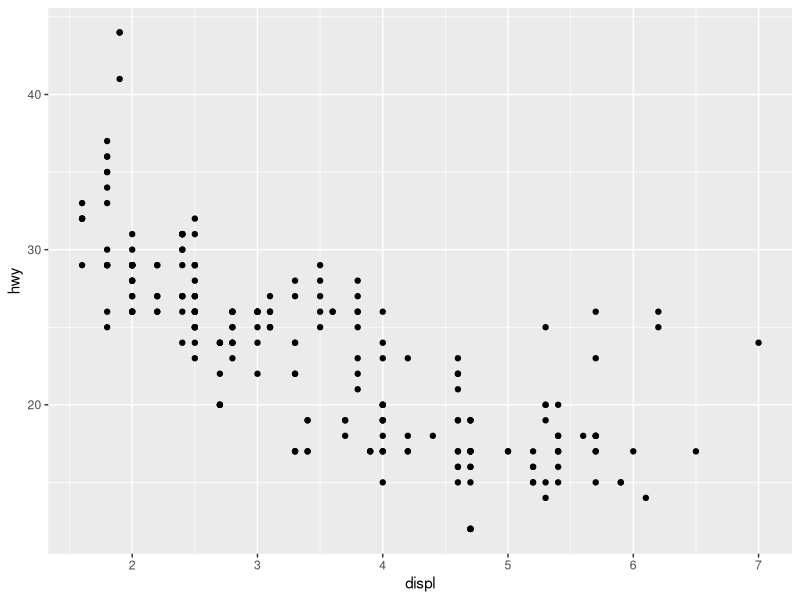
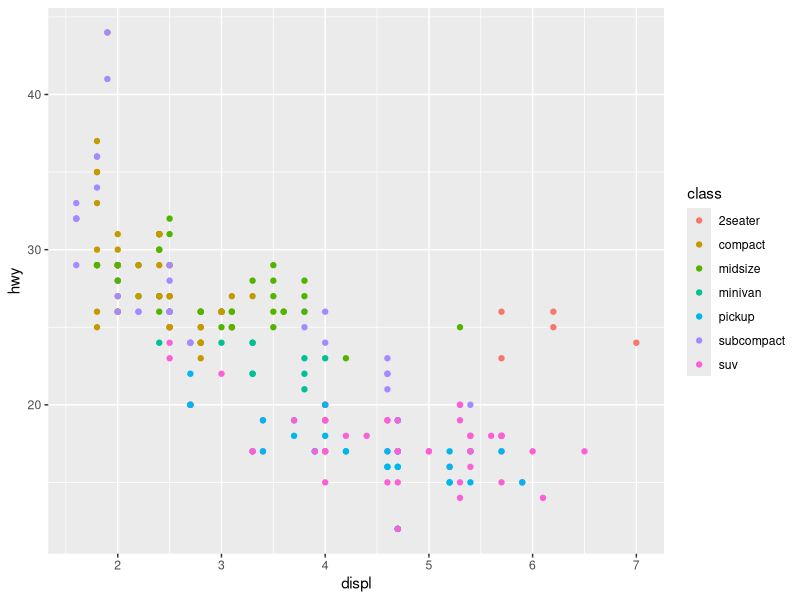
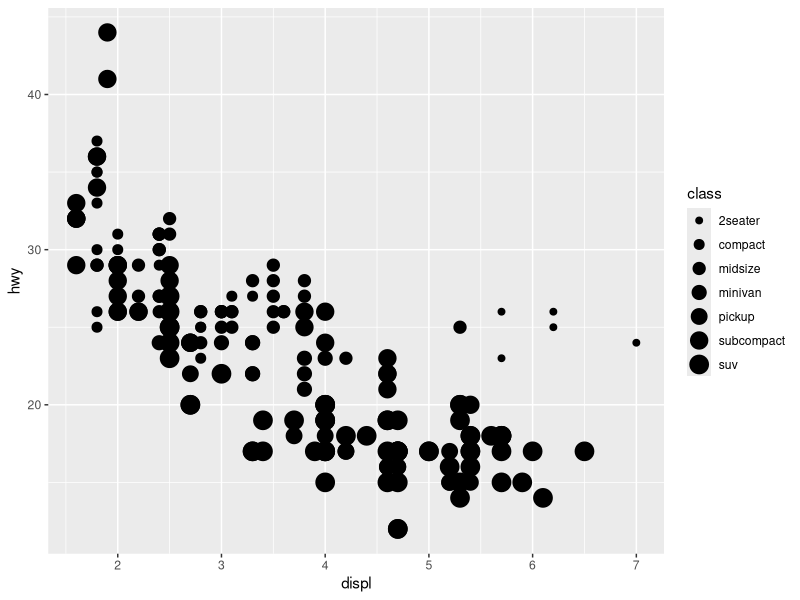
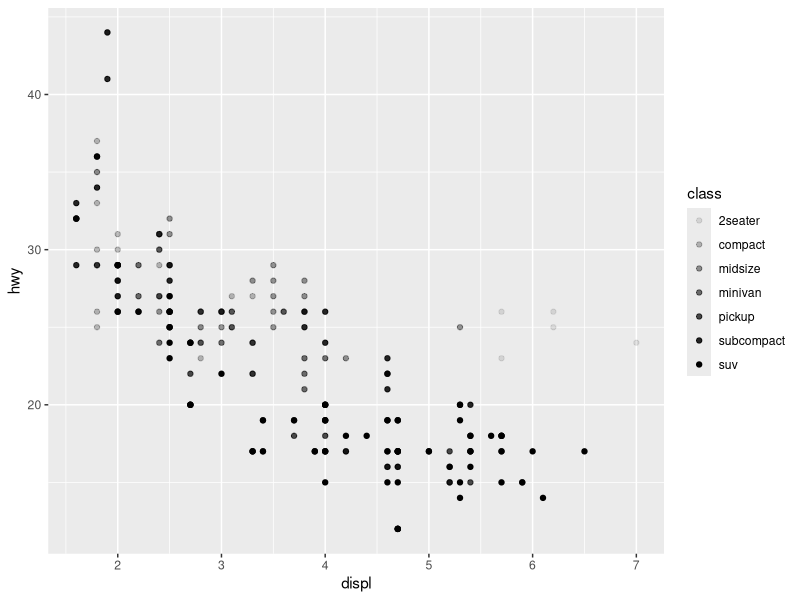
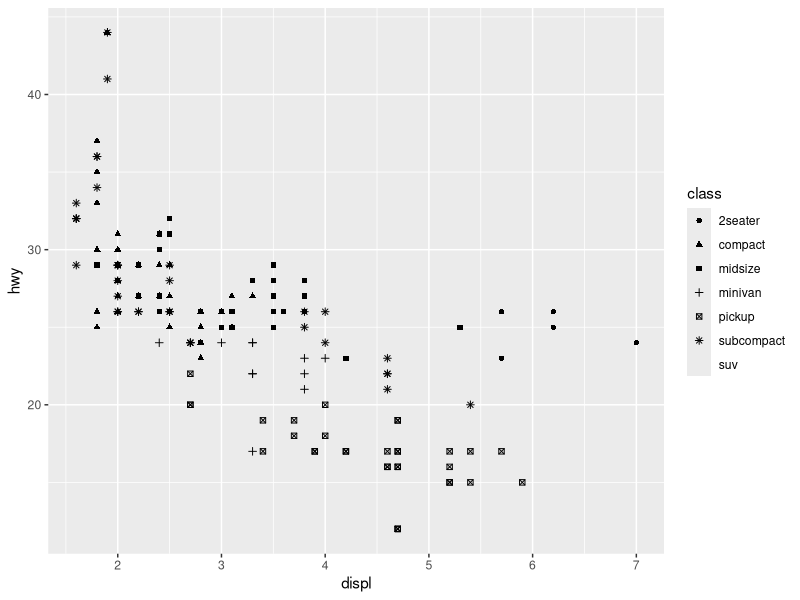
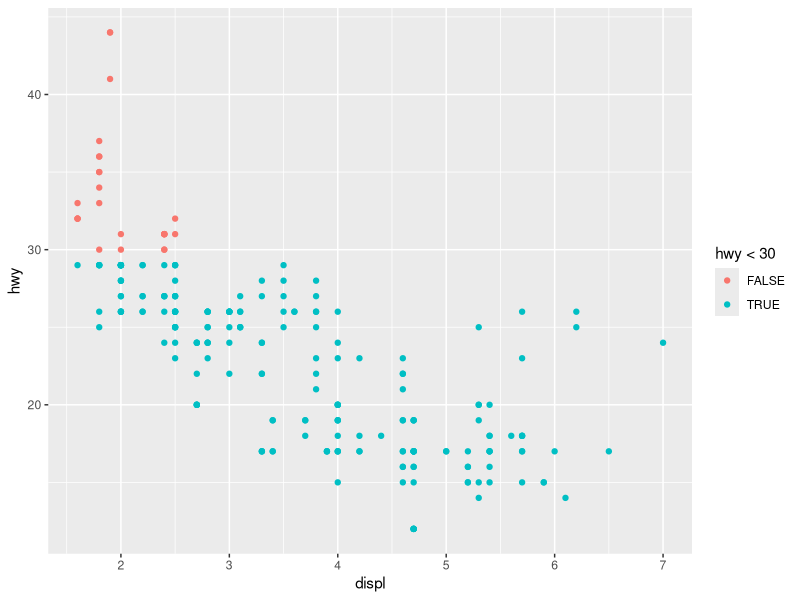
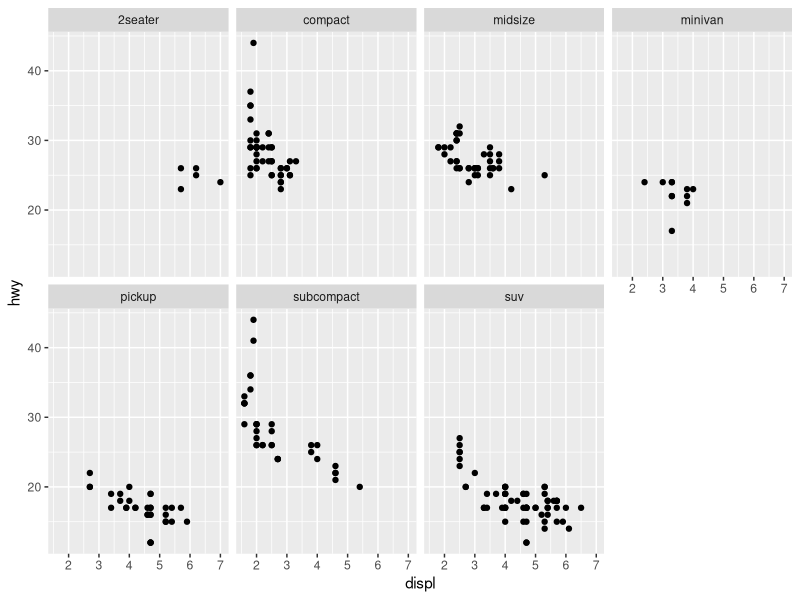
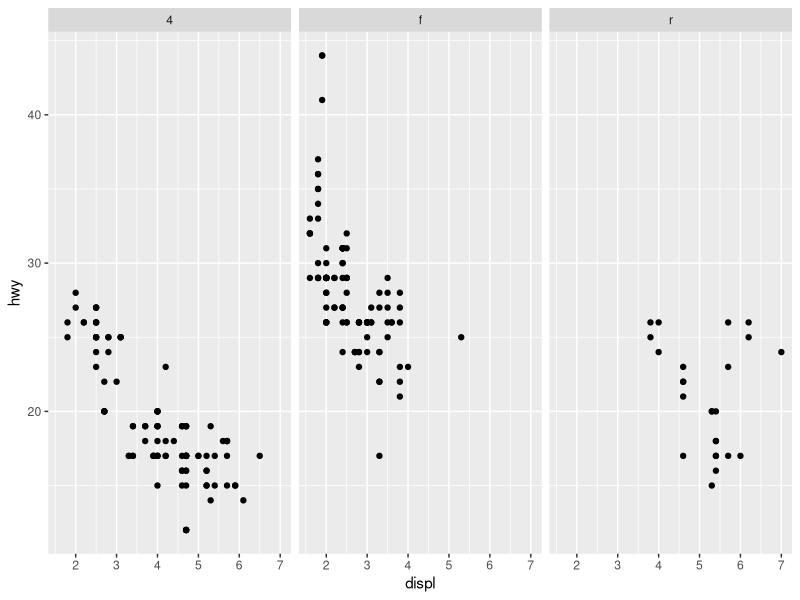

Generate these figures, in order, with R:
## ---- chunk 1
library(tidyverse)
library(ggplot2)

mpg  #Base de datos
## ---- chunk 2
ggplot(data = mpg)+
  geom_point(mapping = aes(x=displ, y=hwy))
## ---- chunk 3
#color
ggplot(data=mpg)+
  geom_point(mapping = aes(x=displ, y=hwy,color=class))

#tamaño
ggplot(data=mpg)+geom_point(mapping = aes(x=displ, y=hwy, size= class))
#La advertencia que se muestra es que estamos asignando "tamaño" a una variable discreta (class) lo que no tiene mucho sentido (tener en cuenta que esto es un ejemplo ilustrativo).

#transparencia
ggplot(data=mpg)+geom_point(mapping = aes(x=displ, y=hwy, alpha=class))

#forma
ggplot(data=mpg)+geom_point(mapping = aes(x=displ, y=hwy, shape=class))
#NOTA IMPORTANTE: Al usar diferentes formas, R solo utiliza 6 a la vez por lo que si hay más de 6 clases solo ploteará las seis primeras
## ---- chunk 4
ggplot(data=mpg)+
  geom_point(mapping = aes(x=displ, y=hwy,color=hwy<30))
## ---- chunk 5
ggplot(data=mpg)+ geom_point(mapping=aes(x=displ, y=hwy))+
  facet_wrap(~class, nrow=2)
## ---- chunk 6
ggplot(data=mpg)+geom_point(mapping = aes(x=displ, y=hwy))+
  facet_grid(~drv)
## ---- chunk 7
ggplot(data=mpg)+
  geom_point(mapping = aes(x=displ, y=hwy, color=drv))+
  geom_smooth(mapping = aes(x=displ, y=hwy, color=drv))
## ---- chunk 8
ggplot(data=mpg, mapping = aes(x=displ, y=hwy))+
  geom_point(mapping = aes(color=class))+
  geom_smooth()
## ---- chunk 9
ggplot(data=mpg, mapping = aes(x=displ, y=hwy))+
  geom_point(mapping = aes(color=class))+
  geom_smooth(data=filter(mpg, class=="2seater"), se = FALSE)
## ---- chunk 10
ggplot(data = mpg,mapping = aes(x=displ, y=hwy))+
  geom_point(mapping = aes(color=drv))+
  geom_smooth(mapping = aes(linetype=drv, color=drv),se = FALSE)

ggplot(data=mpg, mapping = aes(x=displ, y=hwy))+
  geom_point(mapping = aes(color=drv))+
  geom_smooth(se=FALSE)

